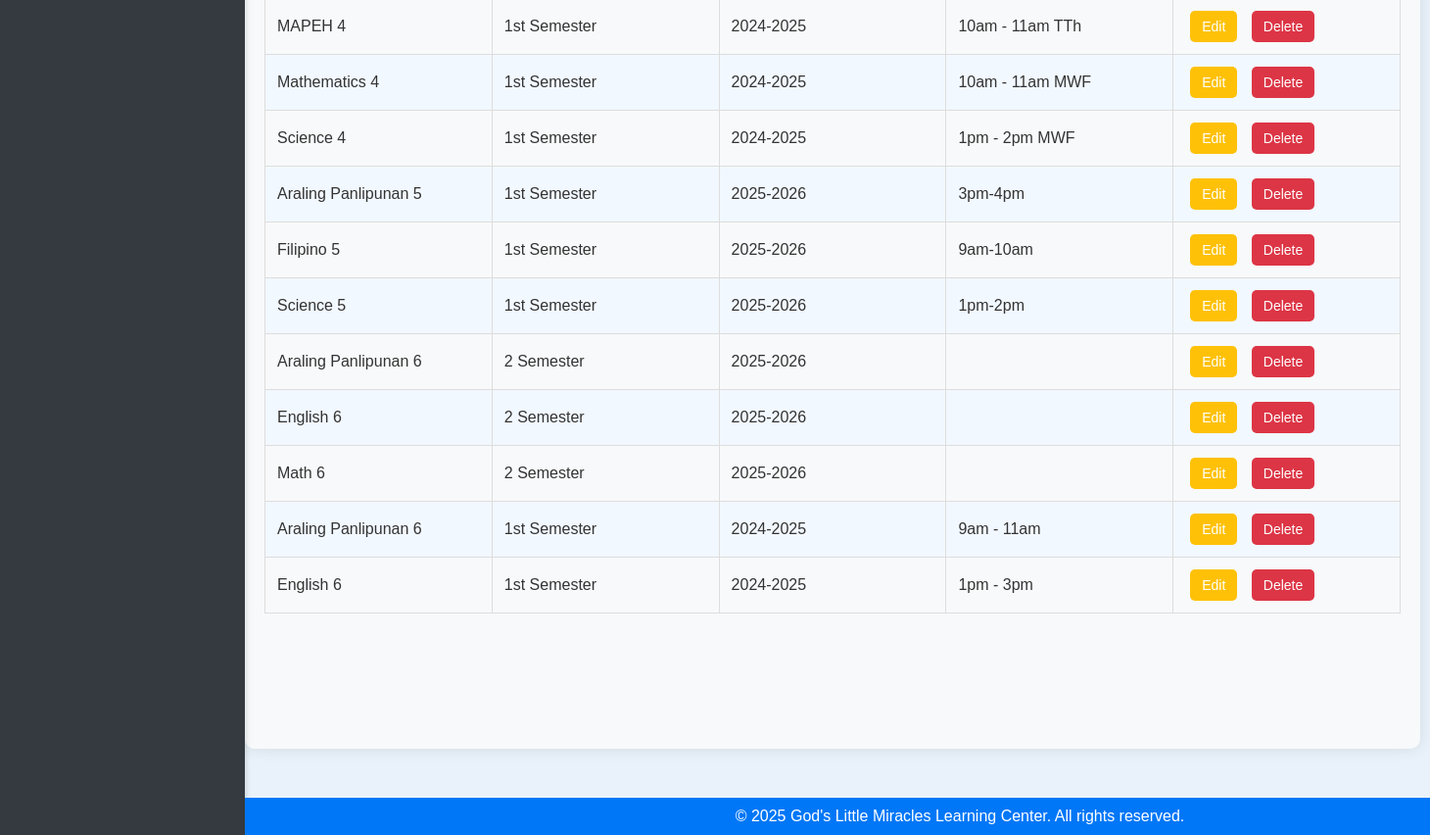
The app's page /teacher/manage_offerings.php (signed in, lower part), older data.
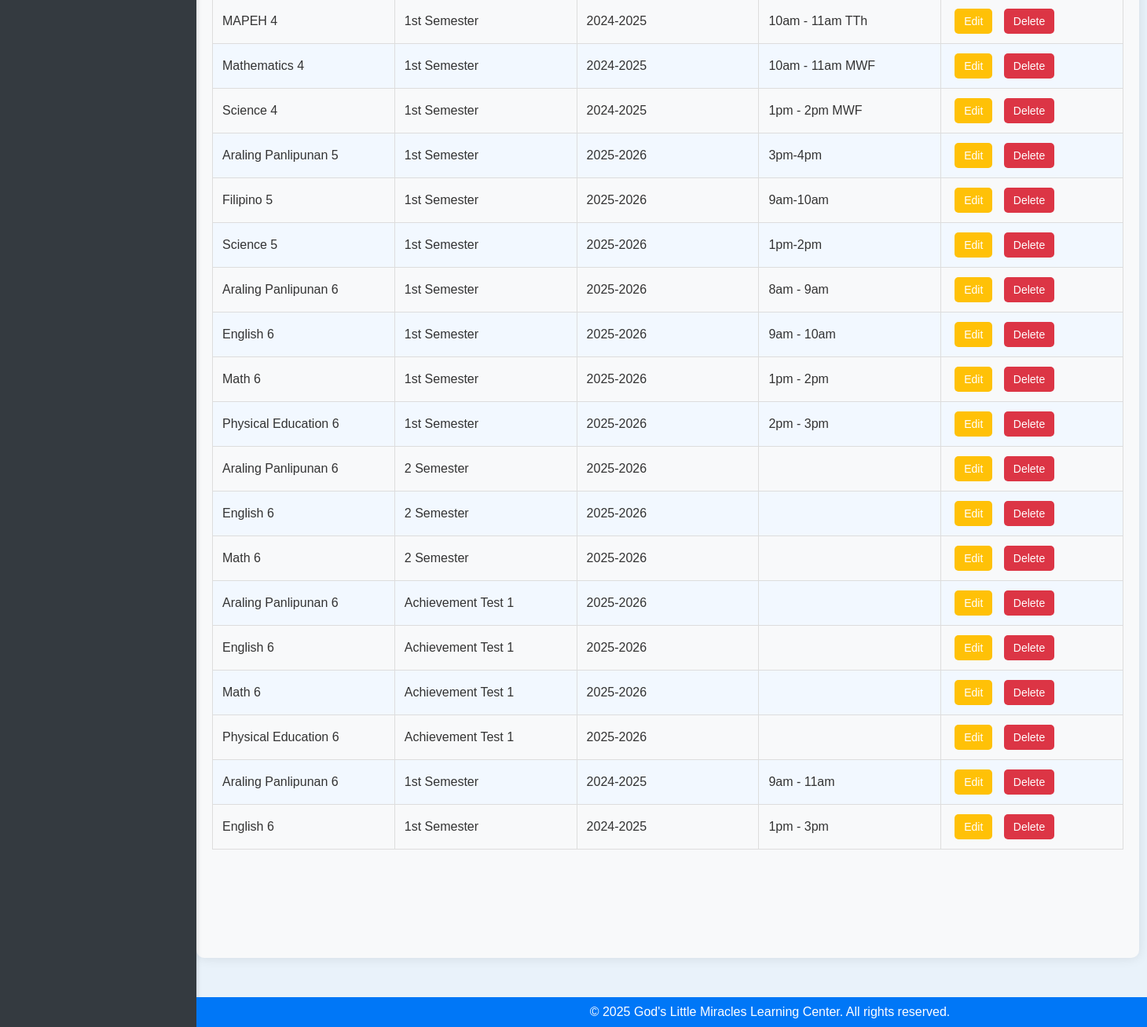
The same page, newer data.
### tables this page shows
CREATE TABLE `offerings` (
  `OfferingID` int(11) NOT NULL,
  `SubjectID` int(11) DEFAULT NULL,
  `Term` varchar(50) DEFAULT NULL,
  `SchoolYear` varchar(9) DEFAULT NULL,
  `ScheduleDetails` varchar(255) DEFAULT NULL
);

CREATE TABLE `subjects` (
  `SubjectID` int(11) NOT NULL,
  `SubjectName` varchar(100) DEFAULT NULL,
  `Description` text DEFAULT NULL,
  `SubjectSchoolLevel` varchar(255) DEFAULT NULL,
  `IsActive` tinyint(1) DEFAULT 1,
  `CreatedAt` timestamp NOT NULL DEFAULT current_timestamp(),
  `UpdatedAt` timestamp NOT NULL DEFAULT current_timestamp() ON UPDATE current_timestamp()
);

### teacher/manage_offerings.php (the view, shortened to what this page needs)
<?php
require_once '../includes/config.php';
$selectedSchoolLevel = $_GET['schoolLevel'] ?? '';
$selectedSchoolYear = $_GET['schoolYear'] ?? '';
try {
    $sql = "SELECT o.OfferingID, s.SubjectName, o.Term, o.SchoolYear, o.ScheduleDetails
            FROM offerings o
            INNER JOIN subjects s ON o.SubjectID = s.SubjectID
            WHERE (:schoolLevel = '' OR s.SubjectSchoolLevel = :schoolLevel)
            AND (:schoolYear = '' OR o.SchoolYear = :schoolYear)
            ORDER BY s.SubjectSchoolLevel, o.SchoolYear DESC, o.Term, s.SubjectName";
    $stmt = $pdo->prepare($sql);
    $stmt->bindParam(':schoolLevel', $selectedSchoolLevel);
    $stmt->bindParam(':schoolYear', $selectedSchoolYear);
    $stmt->execute();
    $offerings = $stmt->fetchAll(PDO::FETCH_ASSOC);
} catch (PDOException $e) {
    echo "Oops! Something went wrong. Please try again later.";
    error_log($e->getMessage());
}
?>
<!DOCTYPE html>
<html lang="en">
<head>
    <link rel="stylesheet" href="../css/teacher_style.css">
</head>
<body>
    <?php include 'sidebar2.php'; ?>
    <div class="teacher-content">
        <table>
            <tbody>
                <?php if (!empty($offerings)): ?>
                    <?php foreach ($offerings as $offering): ?>
                    <tr>
                        <td><?php echo htmlspecialchars($offering['SubjectName']); ?></td>
                        <td><?php echo htmlspecialchars($offering['Term']); ?></td>
                        <td><?php echo htmlspecialchars($offering['SchoolYear']); ?></td>
                        <td><?php echo htmlspecialchars($offering['ScheduleDetails']); ?></td>
                        <td>
                            <a href="edit_offering.php?id=<?php echo $offering['OfferingID']; ?>" class="btn-action edit">Edit</a>
                            <a href="delete_offering.php?id=<?php echo $offering['OfferingID']; ?>" class="btn-action delete" onclick="return confirm('Are you sure you want to delete this offering?');">Delete</a>
                        </td>
                    </tr>
                    <?php endforeach; ?>
                <?php else: ?>
                    <tr><td colspan="5">No offerings found.</td></tr>
                <?php endif; ?>
            </tbody>
        </table>
    </div>
    <?php include '../includes/footer.php'; ?>
</body>
</html>

Row changes from the older to the newer data that the page shows:
added offerings: SubjectID.SubjectName "Araling Panlipunan 6", Term "1st Semester", SchoolYear "2025-2026", ScheduleDetails "8am - 9am"
added offerings: SubjectID.SubjectName "English 6", Term "1st Semester", SchoolYear "2025-2026", ScheduleDetails "9am - 10am"
added offerings: SubjectID.SubjectName "Math 6", Term "1st Semester", SchoolYear "2025-2026", ScheduleDetails "1pm - 2pm"
added offerings: SubjectID.SubjectName "Physical Education 6", Term "1st Semester", SchoolYear "2025-2026", ScheduleDetails "2pm - 3pm"
added offerings: SubjectID.SubjectName "Araling Panlipunan 6", Term "Achievement Test 1", SchoolYear "2025-2026"
added offerings: SubjectID.SubjectName "English 6", Term "Achievement Test 1", SchoolYear "2025-2026"
added offerings: SubjectID.SubjectName "Math 6", Term "Achievement Test 1", SchoolYear "2025-2026"
added offerings: SubjectID.SubjectName "Physical Education 6", Term "Achievement Test 1", SchoolYear "2025-2026"
